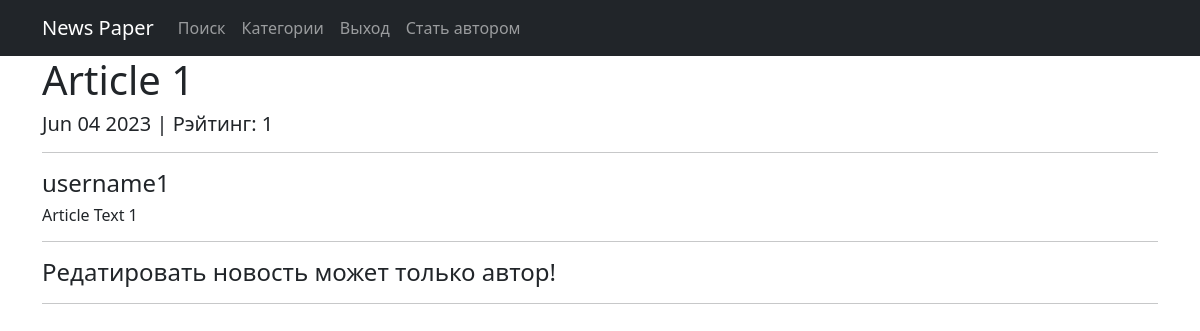
Page /news/19 on the earlier database version.
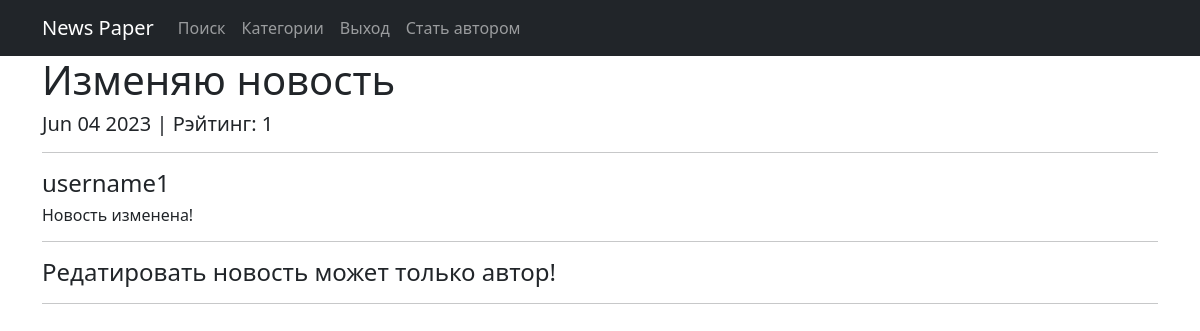
Same page on the later database version.
### news/models.py (models this page shows, shortened)
class Post(models.Model):
    ARTICLE = 'AR'
    NEWS = 'NW'
    POST_TYPE = [(ARTICLE, 'Статья'), (NEWS, 'Новость')]
    autor = models.ForeignKey(Author, on_delete=models.CASCADE)
    post_type = models.CharField(max_length=2, choices=POST_TYPE, default=ARTICLE)
    post_data_time = models.DateTimeField(auto_now_add=True)
    post_categories = models.ManyToManyField(Category, through="PostCategory")
    post_title = models.TextField()
    post_text = models.TextField()
    rating = models.IntegerField(default=0)

class Author(models.Model):
    author_user = models.OneToOneField(User, on_delete=models.CASCADE)
    author_rating = models.IntegerField(default=0)
    def __str__(self):
        return f'{self.author_user}'

### news/views.py (the view)
# urls.py: path('<int:pk>', PostDetail.as_view()),
class PostDetail(DetailView):
    model = Post
    template_name = 'post.html'
    context_object_name = 'post'
    def get_context_data(self, **kwargs):
        context = super().get_context_data(**kwargs)
        context['is_not_author'] = not self.request.user.groups.filter(name='authors').exists()
        return context

### news/templatetags/custom_filters.py (called while the page is built)
@register.filter(name='censor')
def censor(value):
    text = x
    cens_text = str(value)
    for word in text.split():
        if word in cens_text:
            cens_text = cens_text.replace(str(word), len(str(word)) * '*')
    return cens_text

### templates/post.html (shortened to what this page needs)
{% extends 'flatpages/default.html' %}
{% load custom_filters %}
{% block content %}
   <h1>{{ post.post_title|censor }}</h1>
   <h5>{{ post.post_data_time|date:'M d Y' }} | Рэйтинг: {{ post.rating }} </h5>
   <hr>
   {% if post %}
       <h4>{{ post.autor }}</h4>
       <h6>{{ post.post_text|censor }}</h6>
       <hr>
            {% if not is_not_author %}
           <h4><a class="nav-link" href=/news/{{post.id}}/update>Изменить новость</a></h4>
           <h4><a class="nav-link" href=/news/{{post.id}}/delete>Удалить новость</a></h4>
            {% else %}
            <h4>Редатировать новость может только автор!</h4>
            {% endif %}
   {% else %}
       <h2>Новости нет!</h2>
   {% endif %}
<hr>
{% endblock content %}

Differences in the rows shown:
changed Post "username1": post_title|censor "Article 1" → "Изменяю новость"; post_text|censor "Article Text 1" → "Новость изменена!"
